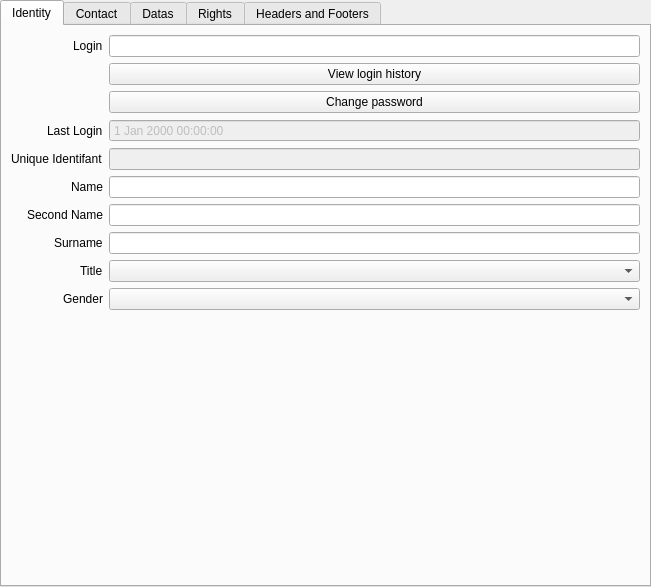
<?xml version="1.0" encoding="UTF-8"?>
<ui version="4.0">
 <class>tkUserViewer</class>
 <widget class="QWidget" name="tkUserViewer">
  <property name="geometry">
   <rect>
    <x>0</x>
    <y>0</y>
    <width>651</width>
    <height>587</height>
   </rect>
  </property>
  <property name="windowTitle">
   <string>Dialog</string>
  </property>
  <layout class="QGridLayout" name="gridLayout_4">
   <property name="margin">
    <number>0</number>
   </property>
   <item row="0" column="0">
    <widget class="QSplitter" name="splitter">
     <property name="orientation">
      <enum>Qt::Horizontal</enum>
     </property>
     <property name="childrenCollapsible">
      <bool>false</bool>
     </property>
     <widget class="QTabWidget" name="tabWidget">
      <property name="sizePolicy">
       <sizepolicy hsizetype="Expanding" vsizetype="Expanding">
        <horstretch>1</horstretch>
        <verstretch>0</verstretch>
       </sizepolicy>
      </property>
      <property name="currentIndex">
       <number>0</number>
      </property>
      <widget class="QWidget" name="tabIdentity">
       <attribute name="title">
        <string>Identity</string>
       </attribute>
       <layout class="QGridLayout" name="gridLayout">
        <item row="2" column="0">
         <layout class="QFormLayout" name="formLayout">
          <property name="fieldGrowthPolicy">
           <enum>QFormLayout::AllNonFixedFieldsGrow</enum>
          </property>
          <property name="rowWrapPolicy">
           <enum>QFormLayout::DontWrapRows</enum>
          </property>
          <property name="labelAlignment">
           <set>Qt::AlignRight|Qt::AlignTop|Qt::AlignTrailing</set>
          </property>
          <item row="1" column="0">
           <widget class="QLabel" name="label">
            <property name="text">
             <string>Login</string>
            </property>
           </widget>
          </item>
          <item row="1" column="1">
           <widget class="QLineEdit" name="loginLineEdit"/>
          </item>
          <item row="2" column="1">
           <widget class="QPushButton" name="but_viewHistory">
            <property name="text">
             <string>View login history</string>
            </property>
           </widget>
          </item>
          <item row="3" column="1">
           <widget class="QPushButton" name="but_changePassword">
            <property name="text">
             <string>Change password</string>
            </property>
           </widget>
          </item>
          <item row="4" column="0">
           <widget class="QLabel" name="label_7">
            <property name="text">
             <string>Last Login</string>
            </property>
           </widget>
          </item>
          <item row="4" column="1">
           <widget class="QDateTimeEdit" name="lastLoginDateTimeEdit">
            <property name="enabled">
             <bool>false</bool>
            </property>
            <property name="sizePolicy">
             <sizepolicy hsizetype="Preferred" vsizetype="Fixed">
              <horstretch>0</horstretch>
              <verstretch>0</verstretch>
             </sizepolicy>
            </property>
            <property name="toolTip">
             <string>Date and time of the last connection</string>
            </property>
            <property name="frame">
             <bool>true</bool>
            </property>
            <property name="readOnly">
             <bool>true</bool>
            </property>
            <property name="buttonSymbols">
             <enum>QAbstractSpinBox::NoButtons</enum>
            </property>
           </widget>
          </item>
          <item row="5" column="0">
           <widget class="QLabel" name="label_2">
            <property name="text">
             <string>Unique Identifant</string>
            </property>
           </widget>
          </item>
          <item row="5" column="1">
           <widget class="QLineEdit" name="uuidLineEdit">
            <property name="enabled">
             <bool>false</bool>
            </property>
            <property name="readOnly">
             <bool>true</bool>
            </property>
           </widget>
          </item>
          <item row="6" column="0">
           <widget class="QLabel" name="label_4">
            <property name="text">
             <string>Name</string>
            </property>
           </widget>
          </item>
          <item row="6" column="1">
           <widget class="QLineEdit" name="nameLineEdit"/>
          </item>
          <item row="7" column="0">
           <widget class="QLabel" name="label_5">
            <property name="text">
             <string>Second Name</string>
            </property>
           </widget>
          </item>
          <item row="7" column="1">
           <widget class="QLineEdit" name="secNameLineEdit"/>
          </item>
          <item row="8" column="0">
           <widget class="QLabel" name="label_6">
            <property name="text">
             <string>Surname</string>
            </property>
           </widget>
          </item>
          <item row="8" column="1">
           <widget class="QLineEdit" name="surnameLineEdit"/>
          </item>
          <item row="9" column="0">
           <widget class="QLabel" name="label_3">
            <property name="text">
             <string>Title</string>
            </property>
           </widget>
          </item>
          <item row="9" column="1">
           <widget class="QComboBox" name="titleCombo"/>
          </item>
          <item row="10" column="0">
           <widget class="QLabel" name="label_8">
            <property name="text">
             <string>Gender</string>
            </property>
           </widget>
          </item>
          <item row="10" column="1">
           <widget class="QComboBox" name="genderCombo"/>
          </item>
         </layout>
        </item>
        <item row="3" column="0">
         <spacer name="verticalSpacer">
          <property name="orientation">
           <enum>Qt::Vertical</enum>
          </property>
          <property name="sizeHint" stdset="0">
           <size>
            <width>20</width>
            <height>40</height>
           </size>
          </property>
         </spacer>
        </item>
       </layout>
      </widget>
      <widget class="QWidget" name="tabContact">
       <attribute name="title">
        <string>Contact</string>
       </attribute>
       <layout class="QGridLayout" name="gridLayout_2">
        <item row="1" column="0" rowspan="2" colspan="2">
         <layout class="QFormLayout" name="formLayout_2">
          <item row="0" column="0">
           <widget class="QLabel" name="label_9">
            <property name="text">
             <string>Country</string>
            </property>
           </widget>
          </item>
          <item row="0" column="1">
           <layout class="QHBoxLayout" name="horizontalLayout">
            <item>
             <widget class="QLineEdit" name="countryLineEdit"/>
            </item>
            <item>
             <widget class="QLabel" name="label_21">
              <property name="text">
               <string>Language</string>
              </property>
             </widget>
            </item>
            <item>
             <widget class="QComboBox" name="languageCombo"/>
            </item>
           </layout>
          </item>
          <item row="1" column="0">
           <widget class="QLabel" name="label_10">
            <property name="text">
             <string>Address</string>
            </property>
           </widget>
          </item>
          <item row="1" column="1">
           <widget class="QTextEdit" name="adressTextEdit"/>
          </item>
          <item row="2" column="0">
           <widget class="QLabel" name="label_11">
            <property name="text">
             <string>ZipCode</string>
            </property>
           </widget>
          </item>
          <item row="2" column="1">
           <widget class="QLineEdit" name="zipcodeLineEdit"/>
          </item>
          <item row="3" column="0">
           <widget class="QLabel" name="label_12">
            <property name="text">
             <string>City</string>
            </property>
           </widget>
          </item>
          <item row="3" column="1">
           <widget class="QLineEdit" name="cityLineEdit"/>
          </item>
          <item row="4" column="0">
           <widget class="QLabel" name="label_13">
            <property name="text">
             <string>Tel 1</string>
            </property>
           </widget>
          </item>
          <item row="4" column="1">
           <layout class="QHBoxLayout" name="horizontalLayout_2">
            <item>
             <widget class="QLineEdit" name="tel1LineEdit"/>
            </item>
            <item>
             <widget class="QLabel" name="label_14">
              <property name="text">
               <string>Tel 2</string>
              </property>
             </widget>
            </item>
            <item>
             <widget class="QLineEdit" name="tel2LineEdit"/>
            </item>
           </layout>
          </item>
          <item row="5" column="0">
           <widget class="QLabel" name="label_15">
            <property name="text">
             <string>Tel 3</string>
            </property>
           </widget>
          </item>
          <item row="5" column="1">
           <layout class="QHBoxLayout" name="horizontalLayout_3">
            <item>
             <widget class="QLineEdit" name="tel3LineEdit"/>
            </item>
            <item>
             <widget class="QLabel" name="label_16">
              <property name="text">
               <string>Fax</string>
              </property>
             </widget>
            </item>
            <item>
             <widget class="QLineEdit" name="faxLineEdit"/>
            </item>
           </layout>
          </item>
          <item row="6" column="0">
           <widget class="QLabel" name="label_17">
            <property name="text">
             <string>Mail</string>
            </property>
           </widget>
          </item>
          <item row="6" column="1">
           <widget class="QLineEdit" name="mailLineEdit"/>
          </item>
         </layout>
        </item>
        <item row="3" column="0" colspan="2">
         <spacer name="verticalSpacer_2">
          <property name="orientation">
           <enum>Qt::Vertical</enum>
          </property>
          <property name="sizeHint" stdset="0">
           <size>
            <width>20</width>
            <height>40</height>
           </size>
          </property>
         </spacer>
        </item>
       </layout>
      </widget>
      <widget class="QWidget" name="tabDatas">
       <attribute name="title">
        <string>Datas</string>
       </attribute>
       <layout class="QGridLayout" name="gridLayout_7">
        <item row="0" column="0">
         <layout class="QGridLayout" name="gridLayout_3">
          <item row="0" column="0" colspan="2">
           <layout class="QHBoxLayout" name="horizontalLayout_5">
            <item>
             <widget class="QLabel" name="label_20">
              <property name="sizePolicy">
               <sizepolicy hsizetype="Fixed" vsizetype="Preferred">
                <horstretch>0</horstretch>
                <verstretch>0</verstretch>
               </sizepolicy>
              </property>
              <property name="text">
               <string>Specialties and qualifications</string>
              </property>
             </widget>
            </item>
            <item>
             <widget class="Line" name="line_2">
              <property name="orientation">
               <enum>Qt::Horizontal</enum>
              </property>
             </widget>
            </item>
           </layout>
          </item>
          <item row="1" column="0">
           <widget class="QLabel" name="label_22">
            <property name="text">
             <string>Specialty</string>
            </property>
            <property name="alignment">
             <set>Qt::AlignCenter</set>
            </property>
           </widget>
          </item>
          <item row="1" column="1">
           <widget class="QLabel" name="label_23">
            <property name="text">
             <string>Qualifications</string>
            </property>
            <property name="alignment">
             <set>Qt::AlignCenter</set>
            </property>
           </widget>
          </item>
          <item row="2" column="0">
           <widget class="tkStringListView" name="specialtyListView"/>
          </item>
          <item row="2" column="1" rowspan="3">
           <widget class="tkStringListView" name="qualificationsListView">
            <property name="sizePolicy">
             <sizepolicy hsizetype="Expanding" vsizetype="Preferred">
              <horstretch>0</horstretch>
              <verstretch>0</verstretch>
             </sizepolicy>
            </property>
           </widget>
          </item>
          <item row="3" column="0">
           <widget class="QLabel" name="label_18">
            <property name="text">
             <string>Practitioner identifiant</string>
            </property>
            <property name="alignment">
             <set>Qt::AlignCenter</set>
            </property>
           </widget>
          </item>
          <item row="4" column="0">
           <widget class="tkStringListView" name="practIdsListView">
            <property name="sizePolicy">
             <sizepolicy hsizetype="Expanding" vsizetype="Preferred">
              <horstretch>0</horstretch>
              <verstretch>0</verstretch>
             </sizepolicy>
            </property>
           </widget>
          </item>
         </layout>
        </item>
       </layout>
      </widget>
      <widget class="QWidget" name="rightsTab">
       <attribute name="title">
        <string>Rights</string>
       </attribute>
       <layout class="QGridLayout" name="gridLayout_10">
        <item row="0" column="0" colspan="2">
         <layout class="QHBoxLayout" name="horizontalLayout_6">
          <item>
           <widget class="QLabel" name="label_24">
            <property name="sizePolicy">
             <sizepolicy hsizetype="Fixed" vsizetype="Preferred">
              <horstretch>0</horstretch>
              <verstretch>0</verstretch>
             </sizepolicy>
            </property>
            <property name="text">
             <string>Rights</string>
            </property>
           </widget>
          </item>
          <item>
           <widget class="Line" name="line_3">
            <property name="orientation">
             <enum>Qt::Horizontal</enum>
            </property>
           </widget>
          </item>
         </layout>
        </item>
        <item row="1" column="0">
         <widget class="QLabel" name="label_25">
          <property name="font">
           <font>
            <weight>75</weight>
            <bold>true</bold>
           </font>
          </property>
          <property name="text">
           <string>User manager rights</string>
          </property>
          <property name="alignment">
           <set>Qt::AlignCenter</set>
          </property>
         </widget>
        </item>
        <item row="1" column="1">
         <widget class="QLabel" name="label_19">
          <property name="font">
           <font>
            <weight>75</weight>
            <bold>true</bold>
           </font>
          </property>
          <property name="text">
           <string>Medical rights</string>
          </property>
          <property name="alignment">
           <set>Qt::AlignCenter</set>
          </property>
         </widget>
        </item>
        <item row="2" column="0">
         <widget class="tkUserRightsWidget" name="userManagerRightsListWidget"/>
        </item>
        <item row="2" column="1">
         <widget class="tkUserRightsWidget" name="medicalRightsListWidget"/>
        </item>
        <item row="3" column="0">
         <widget class="QLabel" name="label_28">
          <property name="font">
           <font>
            <weight>75</weight>
            <bold>true</bold>
           </font>
          </property>
          <property name="text">
           <string>Drugs dosage rights</string>
          </property>
          <property name="alignment">
           <set>Qt::AlignCenter</set>
          </property>
         </widget>
        </item>
        <item row="4" column="0">
         <widget class="tkUserRightsWidget" name="drugsRightsListWidget"/>
        </item>
        <item row="5" column="0">
         <widget class="QLabel" name="label_26">
          <property name="font">
           <font>
            <weight>75</weight>
            <bold>true</bold>
           </font>
          </property>
          <property name="text">
           <string>Paramedical rights</string>
          </property>
          <property name="alignment">
           <set>Qt::AlignCenter</set>
          </property>
         </widget>
        </item>
        <item row="5" column="1">
         <widget class="QLabel" name="label_27">
          <property name="font">
           <font>
            <weight>75</weight>
            <bold>true</bold>
           </font>
          </property>
          <property name="text">
           <string>Administrative rights</string>
          </property>
          <property name="alignment">
           <set>Qt::AlignCenter</set>
          </property>
         </widget>
        </item>
        <item row="6" column="0">
         <widget class="tkUserRightsWidget" name="paramedicalRightsWidget"/>
        </item>
        <item row="6" column="1">
         <widget class="tkUserRightsWidget" name="administrativeRightsWidget"/>
        </item>
       </layout>
      </widget>
      <widget class="QWidget" name="tabHeadersFooters_2">
       <attribute name="title">
        <string>Headers and Footers</string>
       </attribute>
       <layout class="QGridLayout" name="gridLayout_9">
        <property name="margin">
         <number>0</number>
        </property>
        <item row="0" column="0">
         <layout class="QGridLayout" name="gridLayout_5">
          <item row="0" column="0">
           <widget class="QTabWidget" name="tabHeadersFooters">
            <property name="currentIndex">
             <number>2</number>
            </property>
            <widget class="QWidget" name="genericTab">
             <attribute name="title">
              <string>Generic</string>
             </attribute>
             <layout class="QGridLayout" name="editorsGenericLayout">
              <property name="margin">
               <number>0</number>
              </property>
             </layout>
            </widget>
            <widget class="QWidget" name="adminTab">
             <attribute name="title">
              <string>Administrative</string>
             </attribute>
             <layout class="QGridLayout" name="editorsAdminLayout">
              <property name="margin">
               <number>0</number>
              </property>
             </layout>
            </widget>
            <widget class="QWidget" name="prescriptionTab">
             <attribute name="title">
              <string>Prescriptions</string>
             </attribute>
             <layout class="QGridLayout" name="editorsPrescriptionLayout">
              <property name="margin">
               <number>0</number>
              </property>
             </layout>
            </widget>
           </widget>
          </item>
         </layout>
        </item>
       </layout>
      </widget>
     </widget>
    </widget>
   </item>
  </layout>
 </widget>
 <customwidgets>
  <customwidget>
   <class>tkStringListView</class>
   <extends>QListView</extends>
   <header>tkStringListView.h</header>
  </customwidget>
  <customwidget>
   <class>tkUserRightsWidget</class>
   <extends>QListWidget</extends>
   <header>tkUserRightsWidget.h</header>
  </customwidget>
 </customwidgets>
 <resources/>
 <connections/>
</ui>
